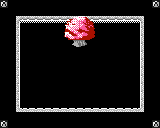

This game map was drawn from its Tiled (.tmx) file and the tilesets committed beside it. A one-line description and the full map source follow:
An orthogonal 20x16 tile map with 8x8 px tiles, 3 tile layers (Background, Collision, Overlap).

<map version="1.0" orientation="orthogonal" renderorder="right-down" width="20" height="16" tilewidth="8" tileheight="8" nextobjectid="1">
 <tileset firstgid="1" name="char_sheet" tilewidth="8" tileheight="8" tilecount="1024">
  <image source="char_sheet.png" width="256" height="256" />
 </tileset>
 <layer name="Background" width="20" height="16">
  <data encoding="csv">
63,0,0,0,0,0,0,0,0,0,0,0,0,0,0,0,0,0,0,63,
0,0,0,0,0,0,0,0,0,0,0,0,0,0,0,0,0,0,0,0,
0,0,435,436,436,436,436,436,436,436,436,436,436,436,436,436,436,437,0,0,
0,0,467,468,468,468,468,468,468,468,468,468,468,468,468,468,468,469,0,0,
0,0,467,468,468,468,468,468,468,468,468,468,468,468,468,468,468,469,0,0,
0,0,467,468,468,468,468,468,468,468,468,468,468,468,468,468,468,469,0,0,
0,0,467,468,468,468,468,468,468,468,468,468,468,468,468,468,468,469,0,0,
0,0,467,468,468,468,468,468,468,468,468,468,468,468,468,468,468,469,0,0,
0,0,467,468,468,468,468,468,468,468,468,468,468,468,468,468,468,469,0,0,
0,0,467,468,468,468,468,468,468,468,468,468,468,468,468,468,468,469,0,0,
0,0,467,468,468,468,468,468,468,468,468,468,468,468,468,468,468,469,0,0,
0,0,467,468,468,468,468,468,468,468,468,468,468,468,468,468,468,469,0,0,
0,0,467,468,468,468,468,468,468,468,468,468,468,468,468,468,468,469,0,0,
0,0,499,500,500,500,500,500,500,500,500,500,500,500,500,500,500,501,0,0,
0,0,0,0,0,0,0,0,0,0,0,0,0,0,0,0,0,0,0,0,
63,0,0,0,0,0,0,0,0,0,0,0,0,0,0,0,0,0,0,63
</data>
 </layer>
 <layer name="Collision" width="20" height="16">
  <data encoding="csv">
0,0,0,0,0,0,0,0,0,0,0,0,0,0,0,0,0,0,0,0,
0,0,0,0,0,0,0,0,0,0,0,0,0,0,0,0,0,0,0,0,
0,0,0,0,0,0,0,0,0,0,0,0,0,0,0,0,0,0,0,0,
0,0,0,0,0,0,0,0,0,0,0,0,0,0,0,0,0,0,0,0,
0,0,0,0,0,0,0,0,397,398,399,400,0,0,0,0,0,0,0,0,
0,0,0,0,0,0,0,0,0,471,472,0,0,0,0,0,0,0,0,0,
0,0,0,0,0,0,0,0,0,0,0,0,0,0,0,0,0,0,0,0,
0,0,0,0,0,0,0,0,0,0,0,0,0,0,0,0,0,0,0,0,
0,0,0,0,0,0,0,0,0,0,0,0,0,0,0,0,0,0,0,0,
0,0,0,0,0,0,0,0,0,0,0,0,0,0,0,0,0,0,0,0,
0,0,0,0,0,0,0,0,0,0,0,0,0,0,0,0,0,0,0,0,
0,0,0,0,0,0,0,0,0,0,0,0,0,0,0,0,0,0,0,0,
0,0,0,0,0,0,0,0,0,0,0,0,0,0,0,0,0,0,0,0,
0,0,0,0,0,0,0,0,0,0,0,0,0,0,0,0,0,0,0,0,
0,0,0,0,0,0,0,0,0,0,0,0,0,0,0,0,0,0,0,0,
0,0,0,0,0,0,0,0,0,0,0,0,0,0,0,0,0,0,0,0
</data>
 </layer>
 <layer name="Overlap" width="20" height="16">
  <data encoding="csv">
0,0,0,0,0,0,0,0,0,0,0,0,0,0,0,0,0,0,0,0,
0,0,0,0,0,0,0,0,0,0,0,0,0,0,0,0,0,0,0,0,
0,0,0,0,0,0,0,0,333,334,335,336,0,0,0,0,0,0,0,0,
0,0,0,0,0,0,0,0,365,366,367,368,0,0,0,0,0,0,0,0,
0,0,0,0,0,0,0,0,0,0,0,0,0,0,0,0,0,0,0,0,
0,0,0,0,0,0,0,0,0,0,0,0,0,0,0,0,0,0,0,0,
0,0,0,0,0,0,0,0,0,0,0,0,0,0,0,0,0,0,0,0,
0,0,0,0,0,0,0,0,0,0,0,0,0,0,0,0,0,0,0,0,
0,0,0,0,0,0,0,0,0,0,0,0,0,0,0,0,0,0,0,0,
0,0,0,0,0,0,0,0,0,0,0,0,0,0,0,0,0,0,0,0,
0,0,0,0,0,0,0,0,0,0,0,0,0,0,0,0,0,0,0,0,
0,0,0,0,0,0,0,0,0,0,0,0,0,0,0,0,0,0,0,0,
0,0,0,0,0,0,0,0,0,0,0,0,0,0,0,0,0,0,0,0,
0,0,0,0,0,0,0,0,0,0,0,0,0,0,0,0,0,0,0,0,
0,0,0,0,0,0,0,0,0,0,0,0,0,0,0,0,0,0,0,0,
0,0,0,0,0,0,0,0,0,0,0,0,0,0,0,0,0,0,0,0
</data>
 </layer>
</map>
